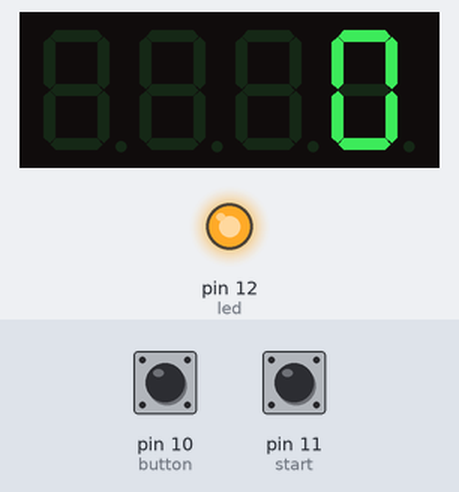
The sketch below on a simulated Arduino Uno, built with avr-gcc and run on an emulated ATmega328P. Parts: 4-digit seven-segment display, output pins drawn as LEDs (lit = HIGH). The inputs (shaded band) are chosen by the test bench; at power-on: pin 10 (button) LOW, pin 11 (start) LOW.

Above: at 1.3 s.
1.4 s: pin 10 (button) pulled HIGH for 1 s
At 2.5 s:
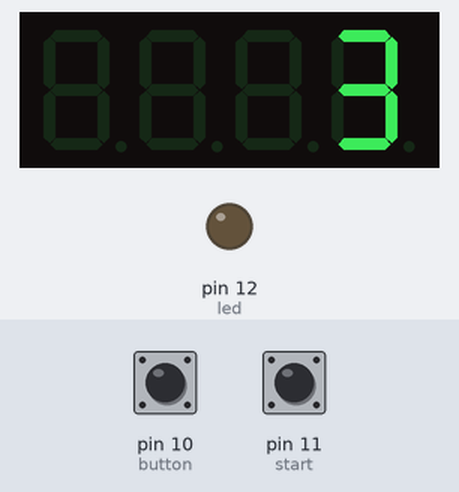
3.9 s: pin 10 (button) pulled HIGH for 0.3 s
At 5.1 s:
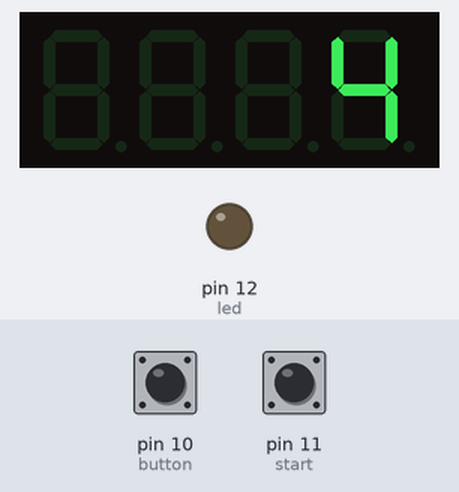
5.7 s: pin 11 (start) pulled HIGH for 0.3 s
At 8.4 s:
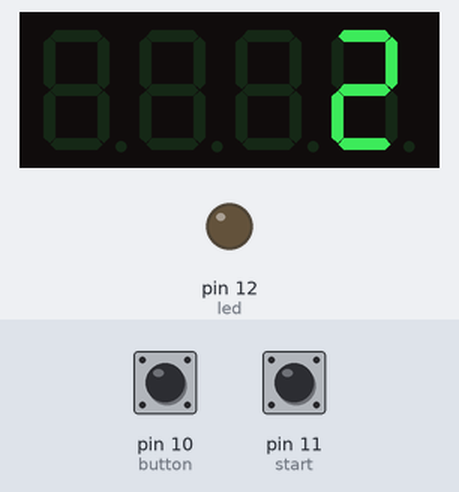
Timing chart, 0 to 11.6 s (numbered marks = the images above; inputs shaded):
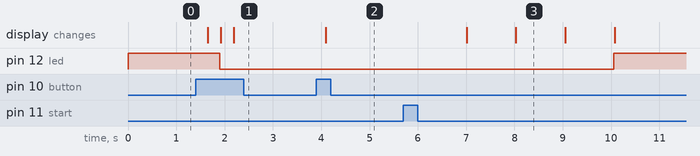

Measured:
- after the input at 1.4 s, pin 12 (led): HIGH → LOW after 0.50 s; the display: first changes after 0.25 s (image 1 shows a later state)
- after the input at 3.9 s, the display: changes after 0.19 s (image 2)
- after the input at 5.7 s, pin 12 (led): LOW → HIGH after 4.4 s; the display: first changes after 1.3 s (image 3 shows a later state)

The sketch:

sketch_nov03a.ino
```cpp
#include <Arduino.h>
#include <TM1637Display.h>

// Module connection pins (Digital Pins)
#define CLK 9
#define DIO 8
TM1637Display display(CLK, DIO);
const int button = 10;
const int start = 11;
const int led = 12;
int num = 0;

void setup()
{
  pinMode(button, INPUT);
  pinMode(start, INPUT);
  pinMode(led, OUTPUT);
}

void loop()
{
  display.setBrightness(0x0f);
  if (digitalRead(start) == HIGH) {
    for (int i; num >= 1; num--) {
      display.showNumberDec(num);
      delay(1000);
    }
  }
  if (num == 0) {
    digitalWrite(led, HIGH);
  }
  else {
    digitalWrite(led, LOW);
  }
  if (digitalRead(button) == HIGH) {
    num = num + 1;
    display.showNumberDec(num);
  }
  else {
    display.showNumberDec(num);
  }
  delay(250);
}
```
